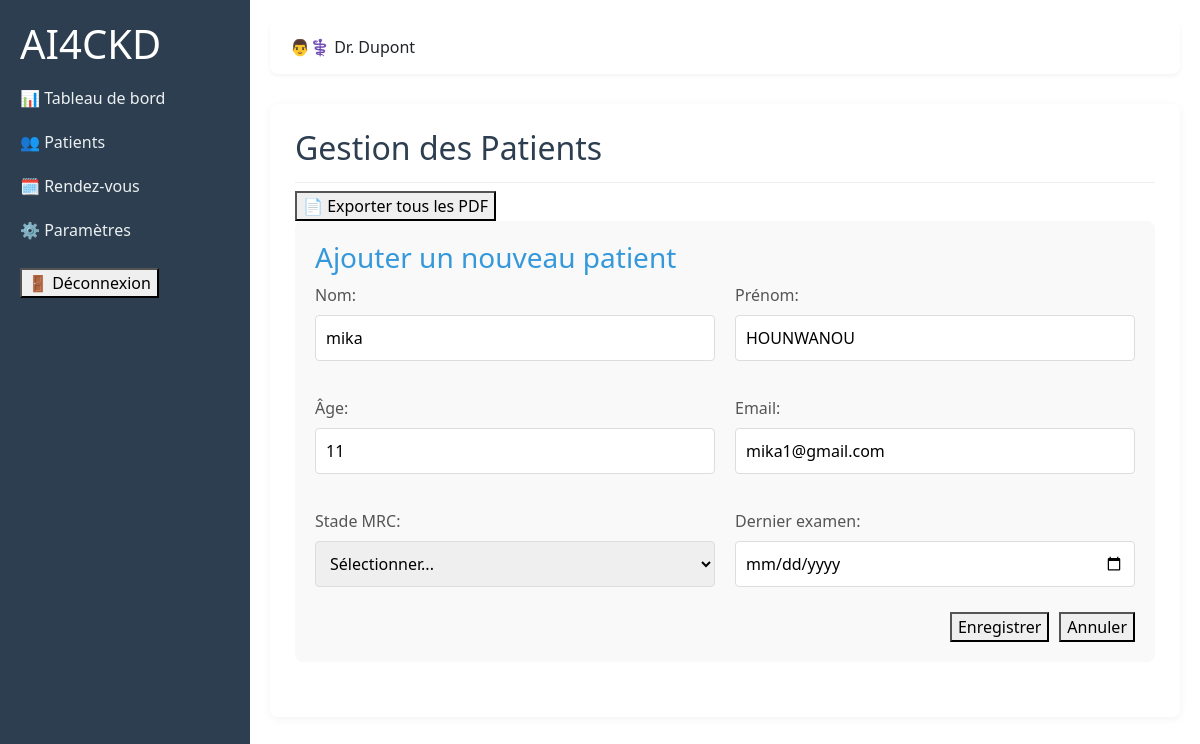
/update/2/, run on an earlier commit of the app's database.
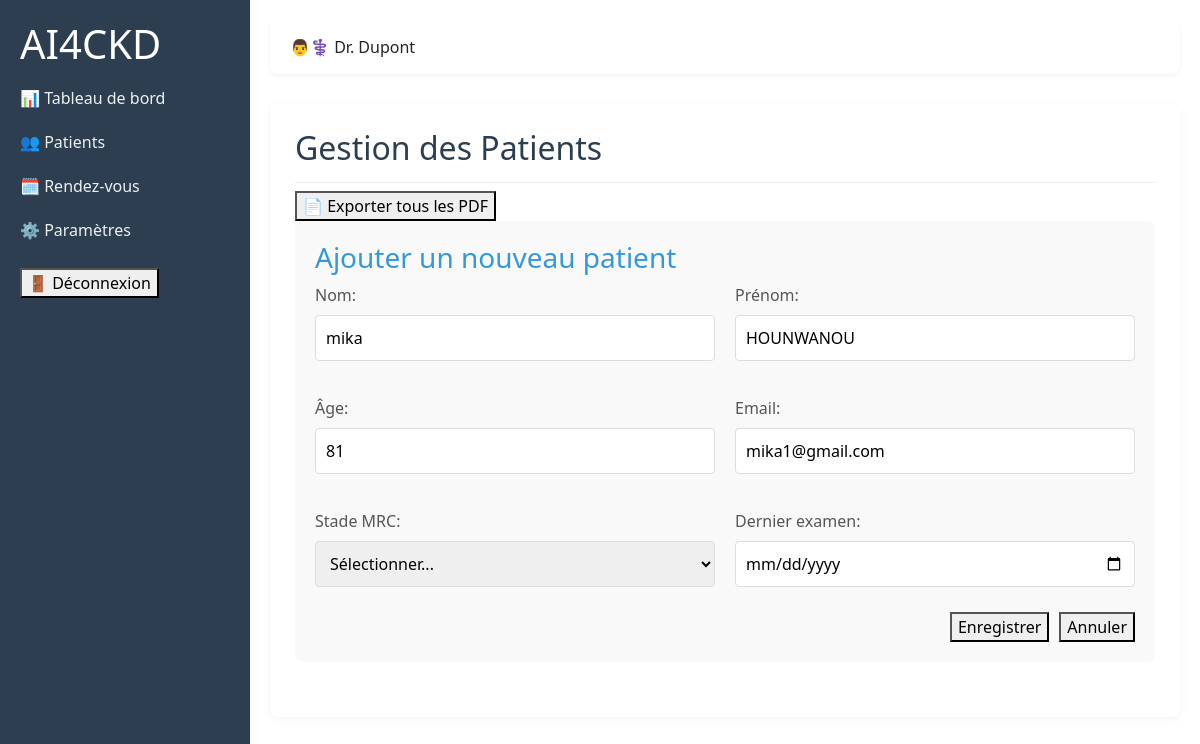
And on a later commit of the database.
### renale/models.py (models this page shows, shortened)
class Patient(models.Model):
    nom = models.CharField(max_length=255)
    prenoms = models.CharField(max_length=255)
    age = models.CharField(max_length=255)
    email = models.EmailField(unique=True)
    stade = models.PositiveIntegerField(null=True, blank=True)  # Null avant analyse
    donnees_labo = models.JSONField(null=True, blank=True)  # Pour stocker les résultats bruts
    date = models.DateField(null=True, blank=True)

### renale/views.py (the view)
# urls.py: path('update/<int:id>/', views.update,name="update"),
def update(request,id):
    pt = Patient.objects.get(id=id)
    return render(request,'updatepatient.html',{'pt':pt})

### renale/templates/updatepatient.html (shortened to what this page needs)
{% load static %}
<!DOCTYPE html>
<html lang="fr">
<head>
    <link rel="stylesheet" href="{% static 'patient.css' %}">
    <link rel="stylesheet" href="{% static 'bootstrap.min.css' %}">
</head>
<body>
    <div class="sidebar" role="navigation">
        <h1>AI4CKD</h1>
        <ul>
            <li><a href="{% url 'dm' %}" aria-current="page">📊 Tableau de bord</a></li>
            <li><a href="{% url 'pat' %}">👥 Patients</a></li>
            <li><a href="{% url 'rend' %}">🗓 Rendez-vous</a></li>
            <li><a href="{% url 'par' %}">⚙️ Paramètres</a></li>
        </ul>
        <div class="sidebar-footer">
    <form action="{% url 'logout' %}" method="post">
            <button id="logoutBtn" aria-label="Déconnexion">
                🚪 Déconnexion</button>
        </div>
    </div>
    <div class="main-content">
        <header>
            <div class="profile">👨⚕️ Dr. Dupont</div>
        </header>
        <section class="patient-management">
            <div class="section-header">
                <h2>Gestion des Patients</h2>
                <button id="generateAllPdf" class="pdf-btn">📄 Exporter tous les PDF</button>
            </div>
            <div class="form-container">
                <h3>Ajouter un nouveau patient</h3>
                <form action="{% url 'uprec' pt.id %}"  id="patientForm" method="post">
                    <div class="form-grid">
                        <div class="form-group">
                            <label for="lastName">Nom:</label>
                            <input type="text" id="lastName" name="lastName" value="{{pt.nom}}" required>
                        </div>
                        <div class="form-group">
                            <label for="firstName">Prénom:</label>
                            <input type="text" id="firstName"  name="firstName" value="{{pt.prenoms}}">
                        </div>
                        <div class="form-group">
                            <label for="age">Âge:</label>
                            <input type="number" id="age"  name="age" min="0" max="120" value="{{pt.age}}">
                        </div>
                        <div class="form-group">
                            <label for="email">Email:</label>
                            <input type="email" id="email"  name="email" value="{{pt.email}}">
                        </div>
                        <div class="form-group">
                            <label for="ckdStage">Stade MRC:</label>
                            <select id="ckdStage"  name="ckdStage" value="{{pt.stade}}" required>
                                <option value="">Sélectionner...</option>
                            </select>
                        </div>
                        <div class="form-group">
                            <label for="lastExam">Dernier examen:</label>
                            <input type="date" id="lastExam" name="lastExam" value="{{pt.date}}" required>
                        </div>
                    </div>
                    <div class="form-actions">
                        <button type="submit" class="submit-btn" >Enregistrer</button>
                        <button type="reset" class="cancel-btn">Annuler</button>
                    </div>
                </form>
            </div>
        </section>
    </div>
</body>
</html>

What changed in the data, as far as the page shows it:
changed Patient "mika": age "11" → "81"
